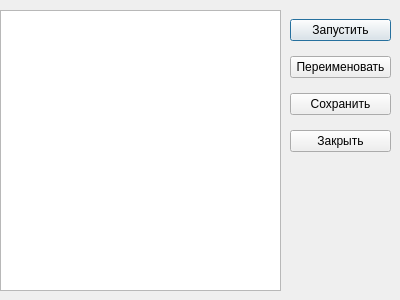
<?xml version="1.0" encoding="UTF-8"?>
<ui version="4.0">
 <class>DW_edit_file_of_script</class>
 <widget class="QDialog" name="DW_edit_file_of_script">
  <property name="geometry">
   <rect>
    <x>0</x>
    <y>0</y>
    <width>400</width>
    <height>300</height>
   </rect>
  </property>
  <property name="windowTitle">
   <string>Dialog</string>
  </property>
  <widget class="QTextEdit" name="TextEdit_dw_sr">
   <property name="geometry">
    <rect>
     <x>0</x>
     <y>10</y>
     <width>281</width>
     <height>281</height>
    </rect>
   </property>
  </widget>
  <widget class="QWidget" name="verticalLayoutWidget">
   <property name="geometry">
    <rect>
     <x>290</x>
     <y>10</y>
     <width>101</width>
     <height>151</height>
    </rect>
   </property>
   <layout class="QVBoxLayout" name="Layout_btn_edit_files">
    <item>
     <widget class="QPushButton" name="btn_run_files_sr">
      <property name="text">
       <string>Запустить</string>
      </property>
     </widget>
    </item>
    <item>
     <widget class="QPushButton" name="btn_rename_files_sr">
      <property name="text">
       <string>Переименовать</string>
      </property>
     </widget>
    </item>
    <item>
     <widget class="QPushButton" name="btn_save_files_sr">
      <property name="text">
       <string>Сохранить</string>
      </property>
     </widget>
    </item>
    <item>
     <widget class="QPushButton" name="btn_close_DW">
      <property name="text">
       <string>Закрыть</string>
      </property>
     </widget>
    </item>
   </layout>
  </widget>
 </widget>
 <resources/>
 <connections/>
</ui>
